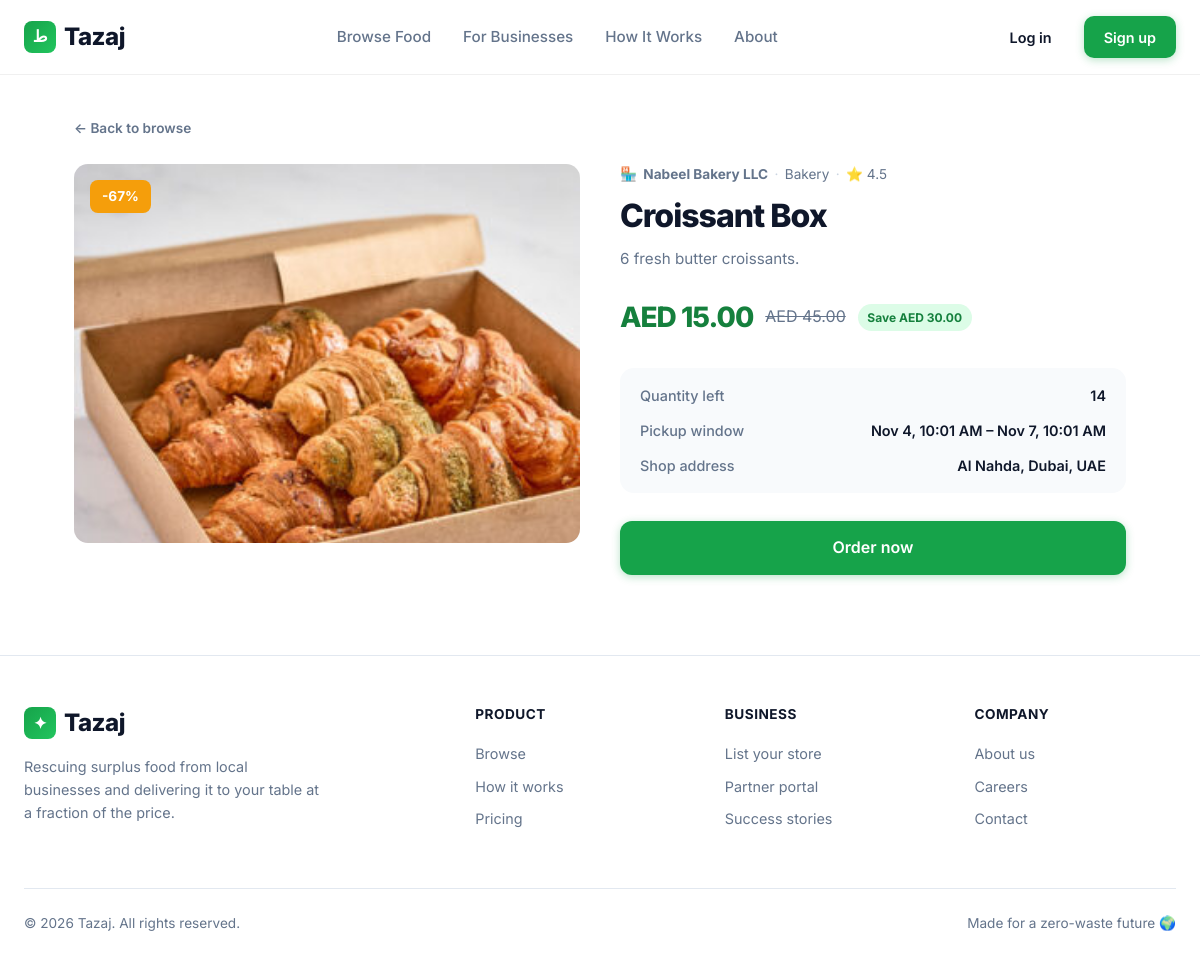
Before: /food/3/ with the older database file.
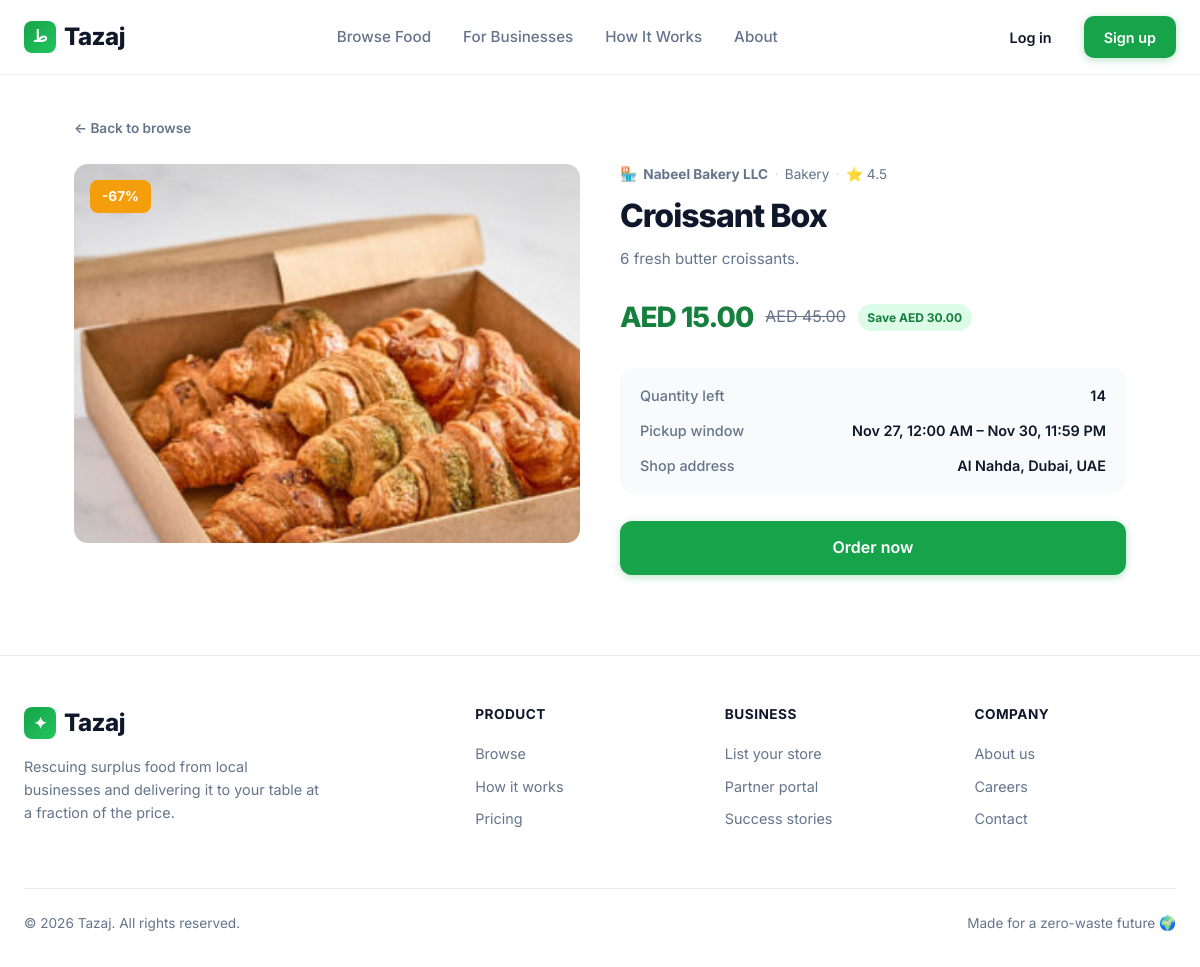
After: the same page with the newer database file.
### main/models.py (models this page shows, shortened)
class Food(models.Model):
    shop = models.ForeignKey(
        Shop,
        on_delete=models.CASCADE,
        related_name='foods',
    )
    title = models.CharField(max_length=140)
    description = models.TextField(blank=True)
    original_price = models.DecimalField(max_digits=8, decimal_places=2)
    discounted_price = models.DecimalField(max_digits=8, decimal_places=2)
    quantity = models.PositiveIntegerField(default=1)
    pickup_start = models.DateTimeField()
    pickup_end = models.DateTimeField()
    emoji = models.CharField(max_length=8, default='🍽️')
    image = models.ImageField(
        upload_to=food_image_path,
        blank=True,
        null=True,
    )
    is_active = models.BooleanField(default=True)
    created_at = models.DateTimeField(auto_now_add=True)
    class Meta:
        ordering = ['pickup_end']
    @property
    def discount_percent(self):
        if not self.original_price:
            return 0
        saving = self.original_price - self.discounted_price
        return round((saving / self.original_price) * 100)
    @property
    def savings(self):
        return self.original_price - self.discounted_price

class Shop(models.Model):
    owner = models.ForeignKey(
        User,
        on_delete=models.CASCADE,
        related_name='shops',
        limit_choices_to={'role': User.BUSINESS},
    )
    name = models.CharField(max_length=120)
    owner_name = models.CharField(max_length=120, blank=True)
    address = models.CharField(max_length=255, blank=True)
    cuisine = models.CharField(max_length=80, blank=True)
    emoji = models.CharField(max_length=8, default='🏪')
    rating = models.DecimalField(max_digits=2, decimal_places=1, default=4.5)
    image = models.ImageField(
        upload_to=shop_image_path,
        blank=True,
        null=True,
    )
    is_active = models.BooleanField(default=True)
    created_at = models.DateTimeField(auto_now_add=True)
    class Meta:
        ordering = ['name']

### main/views.py (the view)
# urls.py: path("food/<int:pk>/", views.food_detail, name="food_detail"),
def food_detail(request, pk):
    food = get_object_or_404(
        Food, pk=pk, is_active=True, shop__is_active=True,
    )
    return render(request, "food_detail.html", {"food": food})

### templates/food_detail.html (shortened to what this page needs)
{% extends "base.html" %}
{% load static %}
{% block extra_css %}
    <link rel="stylesheet" href="{% static 'css/food_detail.css' %}">
{% endblock %}
{% block content %}
<div class="detail-page">
    <a href="{% url 'browse' %}" class="back-link">← Back to browse</a>
    <div class="detail-grid">
        <div class="detail-image">
            {% if food.image %}
                <img src="{{ food.image.url }}" alt="{{ food.title }}">
            {% else %}
                <span>{{ food.emoji }}</span>
            {% endif %}
            <span class="discount-badge">-{{ food.discount_percent }}%</span>
        </div>
        <div class="detail-info">
            <div class="detail-shop">
                {{ food.shop.emoji }} <strong>{{ food.shop.name }}</strong>
                <span class="dot">·</span>
                <span>{{ food.shop.cuisine }}</span>
                <span class="dot">·</span>
                <span>⭐ {{ food.shop.rating }}</span>
            </div>
            <h1>{{ food.title }}</h1>
            <p class="detail-desc">{{ food.description|default:"Fresh surplus food, ready for rescue." }}</p>
            <div class="detail-prices">
                <span class="price-new">AED {{ food.discounted_price|floatformat:2 }}</span>
                <span class="price-old">AED {{ food.original_price|floatformat:2 }}</span>
                <span class="savings-tag">Save AED {{ food.savings|floatformat:2 }}</span>
            </div>
            <div class="detail-meta">
                <div class="meta-row">
                    <span class="meta-label">Quantity left</span>
                    <span class="meta-value">{{ food.quantity }}</span>
                </div>
                <div class="meta-row">
                    <span class="meta-label">Pickup window</span>
                    <span class="meta-value">
                        {{ food.pickup_start|date:"M j, g:i A" }} – {{ food.pickup_end|date:"M j, g:i A" }}
                    </span>
                </div>
                <div class="meta-row">
                    <span class="meta-label">Shop address</span>
                    <span class="meta-value">{{ food.shop.address|default:"—" }}</span>
                </div>
            </div>
            {% if food.quantity > 0 %}
                <a href="{% url 'checkout' food.pk %}" class="btn btn-primary btn-large btn-full">
                    Order now
                </a>
            {% else %}
                <div class="sold-out">Sold out</div>
            {% endif %}
        </div>
    </div>
</div>
{% endblock %}

Changed rows visible on the page:
changed Food "Croissant Box": pickup_start "Nov 4, 10:01 AM" → "Nov 27, 12:00 AM"; pickup_end "Nov 7, 10:01 AM" → "Nov 30, 11:59 PM"
